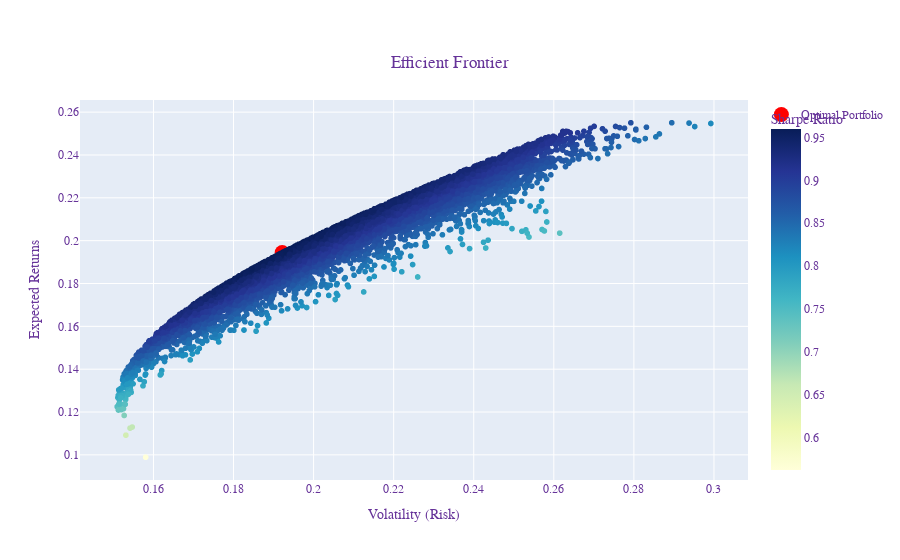

Here is the notebook cell this chart was saved with:
### Code cell
plot_efficient_frontier(expected_returns, cov_matrix)

### Figure 1 — Plotly figure (JSON) as saved in the notebook; plotly's stock layout.template omitted (floating-point values rounded to 4 significant figures; data arrays with more than 128 entries replaced by an {"elided": "..."} marker saying what was removed)
{"data": [{"hovertemplate": "Risk (Standard Deviation)=%{x}<br>Expected Returns=%{y}<br>Sharpe Ratio=%{marker.color}<extra></extra>", "legendgroup": "", "marker": {"color": {"elided": "10000 float values"}, "coloraxis": "coloraxis", "symbol": "circle"}, "mode": "markers", "name": "", "showlegend": false, "type": "scattergl", "x": {"elided": "10000 float values"}, "xaxis": "x", "y": {"elided": "10000 float values"}, "yaxis": "y"}, {"marker": {"color": "red", "size": 15}, "mode": "markers", "name": "Optimal Portfolio", "type": "scatter", "x": [0.1922], "y": [0.1945]}], "layout": {"coloraxis": {"colorbar": {"title": {"text": "Sharpe Ratio"}}, "colorscale": [[0, "rgb(255,255,217)"], [0.125, "rgb(237,248,177)"], [0.25, "rgb(199,233,180)"], [0.375, "rgb(127,205,187)"], [0.5, "rgb(65,182,196)"], [0.625, "rgb(29,145,192)"], [0.75, "rgb(34,94,168)"], [0.875, "rgb(37,52,148)"], [1, "rgb(8,29,88)"]]}, "font": {"color": "RebeccaPurple", "family": "Courier New, monospace", "size": 12}, "legend": {"tracegroupgap": 0}, "title": {"text": "Efficient Frontier", "x": 0.5, "xanchor": "center", "y": 0.9, "yanchor": "top"}, "xaxis": {"anchor": "y", "domain": [0, 1], "title": {"text": "Volatility (Risk)"}}, "yaxis": {"anchor": "x", "domain": [0, 1], "title": {"text": "Expected Returns"}}}}
